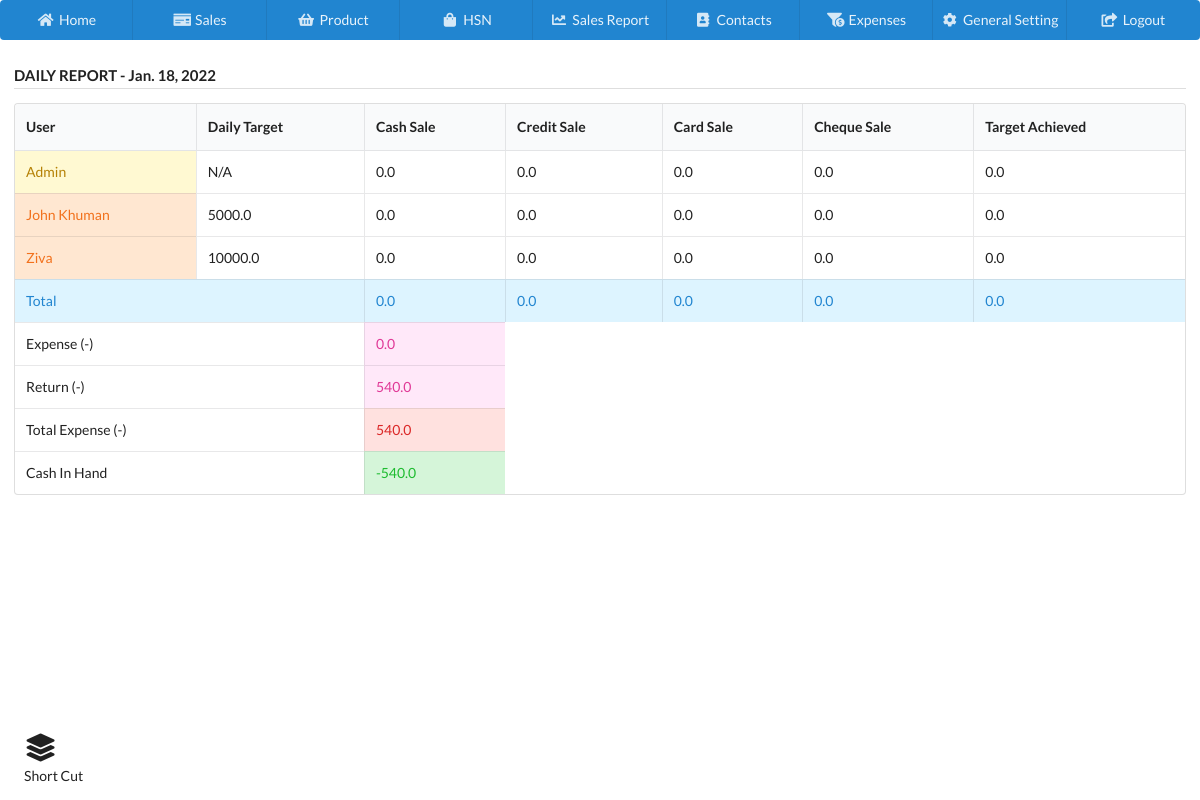
/daily_report/, run on the app's committed database.
### home/models.py (models this page shows, shortened)
class CompanyUser(models.Model):
    name = models.CharField(max_length=200, blank=True, null=True)
    phone = models.CharField(max_length=200, blank=True, null=True)
    address = models.TextField(blank=True, null=True)
    city = models.CharField(max_length=200, blank=True, null=True)
    zip = models.CharField(max_length=200, blank=True, null=True)
    state = models.CharField(max_length=200, blank=True, null=True)
    email = models.CharField(max_length=200, blank=True, null=True)
    username = models.CharField(max_length=200, blank=True, null=True)
    userPassword = models.CharField(max_length=200, blank=True, null=True)
    target = models.FloatField(default=0.0)
    company_ID = models.ForeignKey(CompanyProfile)
    user_ID = models.ForeignKey(User, blank=True, null=True)
    isDeleted = models.BooleanField(default=False)
    class Meta:
        verbose_name_plural = 'm) Company User List'

### home/views.py (the view, shortened to what this page needs)
# urls.py: url(r'^daily_report/$', daily_report, name='daily_report'),
def daily_report(request):
    mode = ['Cash','Card','Credit','Cheque']
    cash_sale_total = 0.0
    card_sale_total = 0.0
    credit_sale_total = 0.0
    cheque_sale_total = 0.0
    sales_user =CompanyUser.objects.all().order_by('name')
    expense = Expense.objects.filter(expenseDate__exact=datetime.today().date())
    total_expense = 0.0
    for e in expense:
        total_expense += e.amount
    return_s = SalesReturn.objects.filter(datetime__icontains=datetime.today().date())
    total_return = 0.0
    for e in return_s:
        total_return += e.totalAmount
    user_data =[]
    for user in sales_user:
        cash_sale_user = 0.0
        card_sale_user = 0.0
        credit_sale_user = 0.0
        cheque_sale_user = 0.0
        for c in mode:
            today_sales = Sales.objects.filter(paymentType__iexact=c,addedBy_id=user.user_ID_id, invoiceDate__exact=datetime.today().date())
        data = {
            'name':user.name,
            'target': user.target,
            'cash':cash_sale_user,
            'card':card_sale_user,
            'credit':credit_sale_user,
            'cheque':cheque_sale_user,
            'total':cash_sale_user+card_sale_user+credit_sale_user+cheque_sale_user
        }
        user_data.append(data)
    cash_sale_user = 0.0
    card_sale_user = 0.0
    credit_sale_user = 0.0
    cheque_sale_user = 0.0
    for c in mode:
        today_sales = Sales.objects.filter(paymentType__iexact=c,addedBy__username='Admin', invoiceDate__exact=datetime.today().date())
    admin_data = {
        'name': "Admin",
        'target': "N/A",
        'cash': cash_sale_user,
        'card': card_sale_user,
        'credit': credit_sale_user,
        'cheque': cheque_sale_user,
        'total': cash_sale_user + card_sale_user + credit_sale_user + cheque_sale_user
    }
    context = {
        'date':datetime.today().date(),
        'admin_data':admin_data,
        'users':user_data,
        'cash_sale_total':cash_sale_total,
        'card_sale_total':card_sale_total,
        'credit_sale_total':credit_sale_total,
        'cheque_sale_total':cheque_sale_total,
        'sale_total':cash_sale_total+card_sale_total+credit_sale_total+cheque_sale_total,
        'total_expense':total_expense,
        'total_return': total_return,
        'total_total_expense': total_return + total_expense,
        'cash_in_hand': cash_sale_total - (total_expense + total_return)
    }
    return render(request, 'home/dailyReport.html',context)

### home/views.py (called while the page is built)
@register.filter('has_group')
def has_group(user, group_name):
    groups = user.groups.all().values_list('name', flat=True)
    return True if group_name in groups else False

### home/templates/home/dailyReport.html (shortened to what this page needs)
{% extends 'home/index.html' %}
{% load static %}
{% block body %}
    <div class="ui grid padded">
  <div class="sixteen wide column">
<h4 class="ui  left aligned  dividing header">DAILY REPORT - {{ date }} </h4>
<table class="ui celled table">
  <thead>
  <tr>
    <th>User</th>
    <th>Daily Target</th>
    <th>Cash Sale</th>
    <th>Credit Sale</th>
    <th>Card Sale</th>
    <th>Cheque Sale</th>
    <th>Target Achieved</th>
  </tr>
  </thead>
  <tbody>
   <tr>
    <td class="yellow">{{ admin_data.name|capfirst }}</td>
    <td>{{ admin_data.target }}</td>
    <td>{{ admin_data.cash }}</td>
    <td>{{ admin_data.credit }}</td>
    <td>{{ admin_data.card }}</td>
    <td>{{ admin_data.cheque }}</td>
    <td>{{ admin_data.total }}</td>
  </tr>
  {% for user in users %}
  <tr>
    <td class="orange">{{ user.name|capfirst }}</td>
    <td>{{ user.target }}</td>
    <td>{{ user.cash }}</td>
    <td>{{ user.credit }}</td>
    <td>{{ user.card }}</td>
    <td>{{ user.cheque }}</td>
    <td>{{ user.total }}</td>
  </tr>
  {% endfor %}
  <tr class="blue">
    <td colspan="2">Total</td>
    <td>{{ cash_sale_total }}</td>
    <td>{{ credit_sale_total }}</td>
    <td>{{ card_sale_total }}</td>
    <td>{{ cheque_sale_total }}</td>
    <td>{{ sale_total }}</td>
  </tr>
  <tr>
      <td colspan="2"> Expense (-)</td>
    <td class="pink">{{ total_expense }}</td>
  </tr>
   <tr>
       <td colspan="2"> Return (-)</td>
       <td class="pink">{{ total_return }}</td>
   </tr>
   <tr>
       <td colspan="2"> Total Expense (-)</td>
       <td class="red">{{ total_total_expense }}</td>
   </tr>
  <tr>
    <td colspan="2">Cash In Hand</td>
    <td class="green">{{ cash_in_hand }}</td>
  </tr>
  </tbody>
</table>
    </div>
    </div>
{% endblock %}

### home/templates/home/index.html (shortened to what this page needs)
{% load static %}
<!DOCTYPE html>
<html lang="en">
<head>
    <link rel="stylesheet" type="text/css" href="{% static 'cssMain/semantic.min.css' %}">
    <link rel="stylesheet" type="text/css" href="{% static 'cssMain/dataTables.semanticui.min.css' %}">
    <link rel="stylesheet" type="text/css" href="{% static 'cssMain/tableCss/dataTables.semanticui.min.css' %}">
    <link rel="stylesheet" type="text/css" href="{% static 'cssMain/tableCss/buttons.semanticui.min.css' %}">
</head>
<body>
<div class="ui blue nine item inverted menu topNav">
    <a class="item" href="{% url 'homeApp:homepage' %}">
        <i class="home icon"></i>
        Home
    </a>
    <a class="item" href="{% url 'homeApp:sales' %}">
        <i class="money check icon"></i>
        Sales
    </a>
    <a class="item" href="{% url 'homeApp:product' %}">
        <i class="shopping basket icon"></i>
        Product
    </a>
    <a class="item" href="{% url 'homeApp:hsn' %}">
        <i class="shopping bag icon"></i>
        HSN
    </a>
    <a class="item" href="{% url 'homeApp:salesReport' %}">
        <i class="chart line icon"></i>
        Sales Report
    </a>
    <a class="item" href="{% url 'homeApp:contact' %}">
        <i class="address book icon"></i>
        Contacts
    </a>
    <a class="item" href="{% url 'homeApp:expense' %}">
        <i class="funnel dollar icon"></i>
        Expenses
    </a>
    <a class="item" href="{% url 'homeApp:generalSetting' %}">
        <i class="cog icon"></i>
        General Setting
    </a>
    <a class="item" href="{% url 'homeApp:logout' %}">
        <i class="share square icon"></i>
        Logout
    </a>
</div>
<div class="ui floating dropdown icon" style="float: left;position: absolute;bottom: 0;left: 2%;z-index: 100;">
    <i class="layer group icon" style="font-size: 2rem"></i>
    <p>Short Cut</p>
</div>
{% block body %}
{% endblock %}
</body>
</html>

### data on the page
CompanyUser: name "John Khuman", target "5000.0"
CompanyUser: name "Ziva", target "10000.0"

### other printed values
{{ admin_data.name|capfirst }} "Admin"
{{ admin_data.target }} "N/A"
{{ admin_data.cash }} "0.0"
{{ admin_data.credit }} "0.0"
{{ admin_data.card }} "0.0"
{{ admin_data.cheque }} "0.0"
{{ admin_data.total }} "0.0"
{{ user.cash }} "0.0" "0.0"
{{ user.credit }} "0.0" "0.0"
{{ user.card }} "0.0" "0.0"
{{ user.cheque }} "0.0" "0.0"
{{ user.total }} "0.0" "0.0"
{{ cash_sale_total }} "0.0"
{{ credit_sale_total }} "0.0"
{{ card_sale_total }} "0.0"
